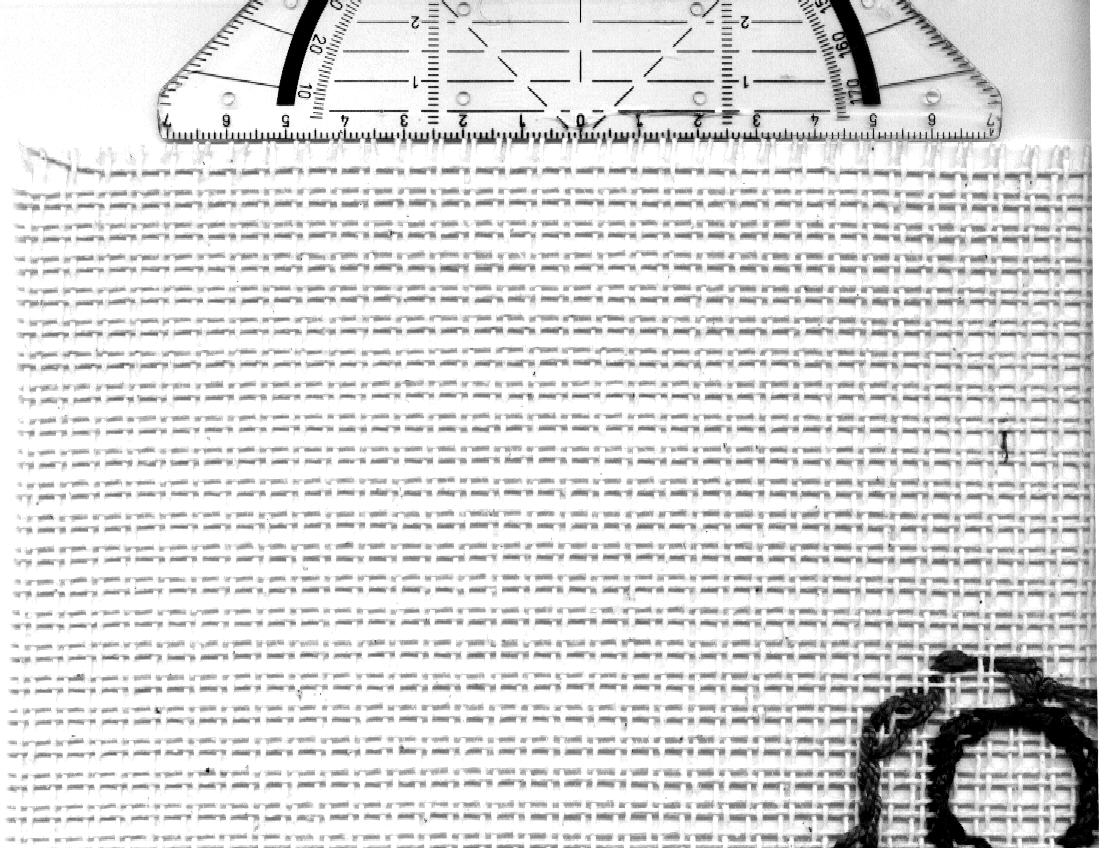
#> input picture data/textur12.png, 1114 x 864 px
$ jupyter execute aufgabe4.ipynb
#> lines starting #> are read from the running program, lines starting #| are printed output that depends on the picture; after the words box and inside, x2 and y2 are one past the last pixel; in counts of white or black regions, pixels touching at a corner belong together
[cell 1]
import cv2
import numpy as np
from matplotlib import pyplot as plt
from matplotlib.colors import LogNorm

def largest_indices(ary, n):
    """Returns the n largest indices from a numpy array."""
    flat = ary.flatten()
    indices = np.argpartition(flat, -n)[-n:]
    indices = indices[np.argsort(-flat[indices])]
    return np.unravel_index(indices, ary.shape)

[cell 2]
orig_img = cv2.imread('data/textur12.png', 0)
#> orig_img is the input picture: shape (864, 1114); min 0, max 255, mean 219.5
plt.imshow(orig_img, cmap='gray')

[cell 3]
scale_img = orig_img[115:155, 500:600]
plt.imshow(scale_img, cmap='gray')

[cell 4]
#mm striche zählen -> 17 striche ->17/100mm/px
px_mm = 17/100
x_px = orig_img.shape[1]
#> x_px = 1114
y_px = orig_img.shape[0]
#> y_px = 864
x_axis_mm = np.arange(0, x_px)*px_mm
#> x_axis_mm = 1114 values from 0 to 189.2
y_axis_mm = np.arange(0, y_px)*px_mm
#> y_axis_mm = 864 values from 0 to 146.7
fig= plt.figure(figsize=(10, 10))
plt.imshow(orig_img, cmap='gray', extent=[x_axis_mm.min(), x_axis_mm.max(),  y_axis_mm.min(), y_axis_mm.max()])
plt.title('Original image with mm scale')

[cell 5]
structure = orig_img[400:601, 400:601]
x_px = structure.shape[1]
#> x_px = 201
y_px = structure.shape[0]
#> y_px = 201
x_axis_mm = np.arange(0, x_px)*px_mm
#> x_axis_mm = 201 values from 0 to 34
y_axis_mm = np.arange(0, y_px)*px_mm
#> y_axis_mm = 201 values from 0 to 34
fig= plt.figure(figsize=(10, 10))
plt.imshow(structure, cmap='gray', extent=[x_axis_mm.min(), x_axis_mm.max(),  y_axis_mm.min(), y_axis_mm.max()])
plt.title('structure crop with mm scale')

[cell 6]
structure_fft = np.fft.fft2(structure)
u = 1/px_mm
x_frq = structure.shape[1]
y_frq = structure.shape[0]
x_axis_frq = np.arange(0, x_frq)*u
y_axis_frq = np.arange(0, x_frq)*u
fig = plt.figure(figsize=(10, 10))
plt.imshow(np.abs(structure_fft ), norm=LogNorm(vmin=5), extent=[x_axis_frq.min(), x_axis_frq.max(),  y_axis_frq.min(), y_axis_frq.max()])

[cell 7]
angle = np.angle(structure_fft)
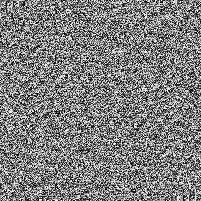
#> angle: shape (201, 201) float64; min -3.14, max 3.14, mean 5.98e-18; drawn with min black and max white
angle_deg = angle * 180 / np.pi
# fig = plt.figure(figsize=(10, 10))
# plt.imshow(angle, cmap='gray')

[cell 8]
bins = 100
delta_phi = np.pi/bins
shift = delta_phi/2
histo = []
#x = -angle.shape[0]/2 : 1 : angle.shape[0]/2
start = -angle.shape[0]/2
stop = angle.shape[0]/2
x = np.arange(start = start, stop = stop, step = 1)
X, Y = np.meshgrid(x, x)
fig = plt.figure(figsize=(10, 15))
fig2 = plt.figure(figsize=(10, 15))
masks = []
nrows= int(np.sqrt(bins)+1)

for i in range(bins):
    ax = fig.add_subplot(nrows, nrows, i+1)
    ax2 = fig2.add_subplot(nrows, nrows, i+1)
    phi = np.arctan2(Y, X)
    mask = np.zeros(shape=(phi.shape[0], phi.shape[1]))
    mask = (phi > (i*delta_phi-shift)) & (phi < (i*delta_phi+shift))
    mask = np.rot90(mask, k=2) | mask
    masks.append(mask)
    ax.imshow(mask)
    ax.set_title(f"mask {i+1}")
    tmp = mask*structure_fft
    area = np.count_nonzero(mask)

    ax2.imshow(abs(tmp), norm=LogNorm(vmin=5))
    ax2.set_title(f"tmp {i+1}")
    sum = np.sum(np.abs(tmp))/area
    histo.append(sum)
#> this loop made 100 passes
#> sum on passes 1 to 12: 1556.4, 1671.7, 1354.6, 1427.2, 1427, 1619.5, 1454.7, 1367.4, 1059.5, 1031.5, 987.1, 1012.4
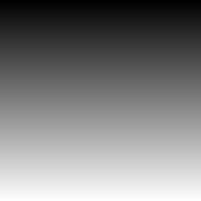
#> Y: shape (201, 201) float64; min -100.5, max 99.5, mean -0.5; drawn with min black and max white
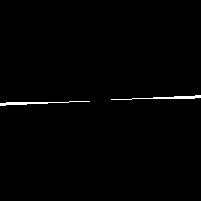
#> mask: shape (201, 201) bool; 0.82% white in thin lines or dots, all inside (x1, y1, x2, y2) = (0, 95, 201, 106)
#> after the loop, histo = 100 values, max 18921.6 at index 25, min 968.2 at index 45, mean 1961; masks = 100 items
    #mask = phi > (i*delta_phi-shift) and phi < (i*delta_phi+shift)

bin_cat = np.arange(0, 180, 180/bins)
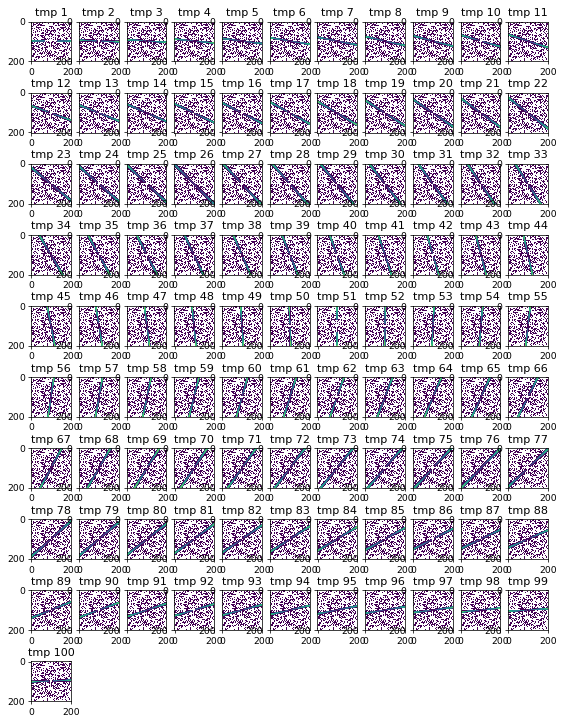
#> figure drawn by matplotlib, 100 panels

[cell 9]
fig3 = plt.bar(bin_cat, histo, width=5)
#> fig3 = 100 items
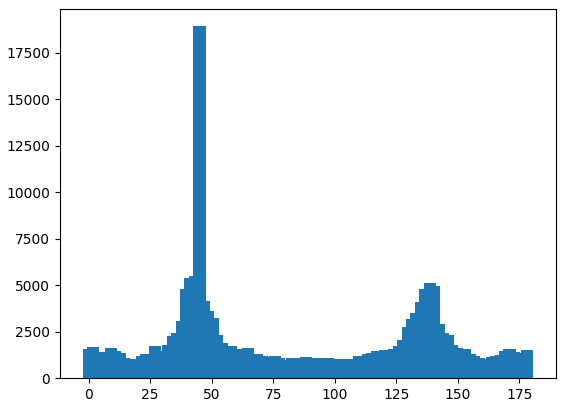
#> figure drawn by matplotlib, 1 panel; tallest bar 18921.6 high, from x = 42.5 to 47.5

Kreisringe

[cell 10]
total_rows, total_cols = structure_fft.shape
bins = 100
nrows= int(np.sqrt(bins)+1)
X, Y = np.ogrid[:total_rows, :total_cols]
center = (int(total_cols/2), int(total_rows/2))
#dist_from_center = (X - total_rows)**2 + (Y - total_cols)**2
dist_from_center = np.sqrt((X - center[0])**2 + (Y-center[1])**2)
r_kreisring = int(np.ceil(structure_fft.shape[0]/(2*bins)))
radi = []
histo = []
fig = plt.figure(figsize=(10, 15))
fig2 = plt.figure(figsize=(10, 15))
masks = []
for i in range(bins):
    ax = fig.add_subplot(nrows, nrows, i+1)
    ax2 = fig2.add_subplot(nrows, nrows, i+1)
    mask = np.zeros(shape=(phi.shape[0], phi.shape[1]))

    if i==0:
        mask = (dist_from_center < (i+1)*r_kreisring)
    else:
        mask = (dist_from_center > (i+1)*r_kreisring) ^ (dist_from_center > (i)*r_kreisring)
    masks.append(mask)
    radi.append((i+1)*r_kreisring)
    area = np.count_nonzero(mask)
    ax.imshow(mask)
    ax.set_title(f"mask {i+1}")
    tmp = mask*structure_fft

    ax2.imshow(abs(tmp), norm=LogNorm(vmin=5))
    ax2.set_title(f"tmp {i+1}")
    sum = np.sum(np.real(tmp))/area
    histo.append(sum)
#> this loop made 100 passes
#> sum on passes 1 to 12: 48.14, 52.16, -18.27, 11.56, -52.77, -22.84, 18.7, 14.27, 1.67, -8.83, -13.84, -19.37
#> mask: shape (201, 201) bool; every value is 0
#> after the loop, histo = 100 items, first 6: 48.14, 52.16, -18.27, 11.56, -52.77, -22.84; radi = 100 values from 2 to 200

[cell 11]
fig3 = plt.bar(radi, histo, width=5)
#> figure, not shown here; tallest bar 395499 high, from x = 139.5 to 144.5

Aufgabe 2 (phase correlation)

[cell 12]
im1 = cv2.imread("data/Uhr_SA2013_05_1{.jpg")
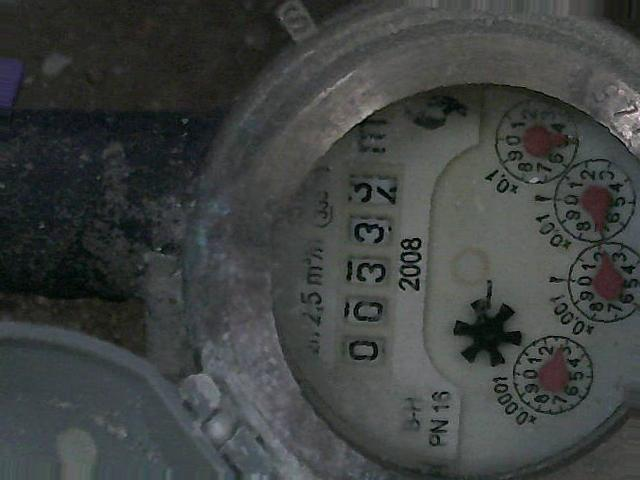
#> input picture data/Uhr_SA2013_05_1{.jpg, 640 x 480 px
#> im1 is the input picture: shape (480, 640, 3); mean B, G, R 64.7, 65.8, 62.5
im2 = cv2.imread("data/Uhr_SA2013_05_1w.jpg")
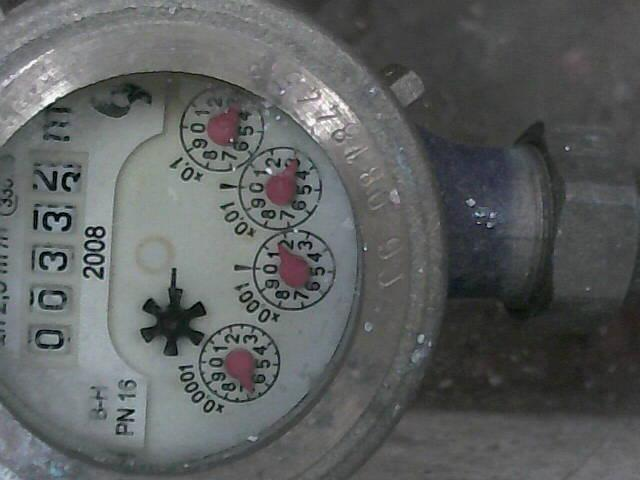
#> input picture data/Uhr_SA2013_05_1w.jpg, 640 x 480 px
#> im2 is the input picture: shape (480, 640, 3); mean B, G, R 95.7, 95.8, 92.9
im3 = cv2.imread("data/Uhr_SA2013_05_1x.jpg")
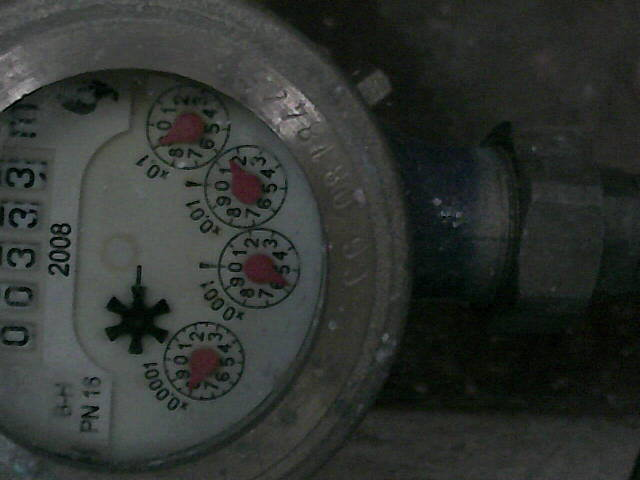
#> input picture data/Uhr_SA2013_05_1x.jpg, 640 x 480 px
#> im3 is the input picture: shape (480, 640, 3); mean B, G, R 48.5, 51.7, 47.9


cv2.imshow("", im1)
cv2.waitKey(0)
cv2.destroyAllWindows()

#Compute the DFTs ˆf and ˆg of f and g.
fft1 = np.fft.fft2(im1[:,:,2])
fft2 = np.fft.fft2(im2[:,:,2])
fft3 = np.fft.fft2(im3[:,:,2])
#Multiply ˆf and ˆg and then divide the result by its modulus (pointwise).
#Call the result xi.
t12 = fft1*np.conj(fft2)
xi12 = t12/abs(t12) #ich glaube das ist mit devide by its modulus gemeint
#Apply the inverse Fourier transform to c to obtain an image “approximating”
#delta -x. Apply reflection???.
cor12 = np.abs(np.fft.ifft2(xi12))
fig = plt.figure(figsize=(10, 10))
plt.imshow(cor12 )

tranlate_y,tranlate_x = np.unravel_index(cor12.argmax(), cor12.shape)
#> tranlate_y = 12; tranlate_x = 315

Aufgabe 2 (richtig?) cross covariance

[cell 13]
im1 = cv2.imread("data/Uhr_SA2013_05_1{.jpg")
im2 = cv2.imread("data/Uhr_SA2013_05_1w.jpg")
im3 = cv2.imread("data/Uhr_SA2013_05_1x.jpg")

#Compute the DFTs ˆf and ˆg of f and g.
fft1 = np.fft.fft2(im1[:,:,2])
fft2 = np.fft.fft2(im2[:,:,2])
fft3 = np.fft.fft2(im3[:,:,2])
#Multiply ˆf and ˆg and then divide the result by its modulus (pointwise).
#Call the result xi.
xi12 = fft1*np.conj(fft2)
#xi12 = t12/abs(t12) #ich glaube das ist mit devide by its modulus gemeint
#Apply the inverse Fourier transform to c to obtain an image “approximating”
#delta -x. Apply reflection???.
cor12 = np.abs(np.fft.ifft2(xi12))
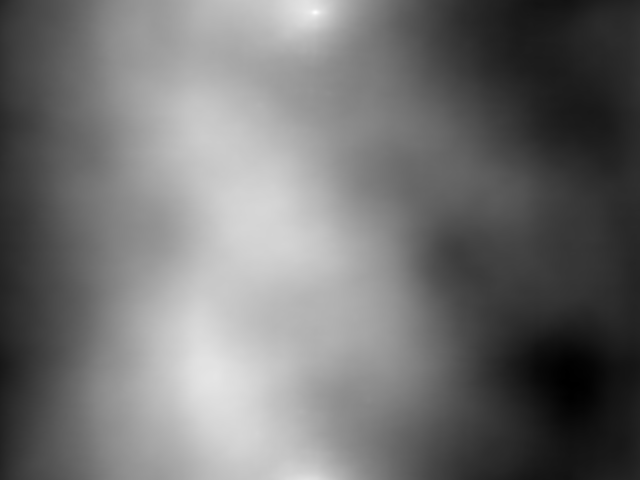
#> cor12: shape (480, 640) float64; min 1.67e+09, max 1.92e+09, mean 1.78e+09; drawn with min black and max white
fig = plt.figure(figsize=(10, 10))
plt.imshow(cor12)

max = np.argmax(cor12, axis=None)
#> max = 7995
i,j = np.unravel_index(cor12.argmax(), cor12.shape)
#> i = 12; j = 315

Aufgabe 3 (phase correlation)

[cell 14]
im1_g = cv2.cvtColor(im1, cv2.COLOR_RGB2GRAY)
im2_g = cv2.cvtColor(im2, cv2.COLOR_BGR2GRAY)
im3_g = cv2.cvtColor(im3, cv2.COLOR_BGR2GRAY)

th, im1_bin = cv2.threshold(im1_g, 50, 255, cv2.THRESH_BINARY_INV)
#> im1_bin: shape (480, 640); 30.7% white; 306 white regions (194 under 20 px), largest, box (x1, y1, x2, y2) and area: (0, 0, 296, 357) 67464, (334, 83, 636, 201) 7217, (453, 285, 522, 367) 2439
th, im2_bin = cv2.threshold(im2_g, 90, 255, cv2.THRESH_BINARY_INV)
#> im2_bin: shape (480, 640); 49.4% white; 274 white regions (178 under 20 px), largest, box (x1, y1, x2, y2) and area: (0, 0, 640, 480) 124881, (0, 70, 266, 207) 9243, (140, 268, 207, 356) 2587
th, im3_bin = cv2.threshold(im3_g, 50, 255, cv2.THRESH_BINARY_INV)
#> im3_bin: shape (480, 640); 54.8% white; 286 black regions (228 under 20 px), largest, box (x1, y1, x2, y2) and area: (0, 0, 406, 461) 123161, (175, 368, 340, 480) 5564, (532, 442, 635, 480) 2069


fig = plt.figure(figsize=(10, 10))
plt.imshow(im3_bin)

Kreisring template

[cell 15]
r = 40
sy, sx = im1_bin.shape
x = np.arange(start = -r, stop = sx-r, step = 1)
y = np.arange(start = -r, stop = sy-r, step = 1)
X, Y = np.meshgrid(x, y)
circ = ((X**2+Y**2) < ((r+1)**2)) & ((X**2+Y**2) > ((r-1)**2))

fig = plt.figure(figsize=(10, 10))
plt.imshow(circ)

phase correlation

[cell 16]
im1_bin_fft = np.fft.fft2(im1_bin)
im2_bin_fft = np.fft.fft2(im2_bin)
im3_bin_fft = np.fft.fft2(im3_bin)
circ_fft = np.fft.fft2(circ)
#> circ: shape (480, 640) bool; 0.15% white in thin lines or dots, all inside (x1, y1, x2, y2) = (0, 0, 81, 81)

t1 = im1_bin_fft * np.conj(circ_fft)
t2 = im2_bin_fft * np.conj(circ_fft)
t3 = im3_bin_fft * np.conj(circ_fft)
xi1 = t1/abs(t1)
xi2 = t2/abs(t2)
xi3 = t3/abs(t3)

phase_cor_1 = np.fft.ifft2(xi1)
phase_cor_2 = np.fft.ifft2(xi2)
phase_cor_3 = np.fft.ifft2(xi3)

phase_cor_1_abs = np.abs(phase_cor_1)
phase_cor_2_abs = np.abs(phase_cor_2)
phase_cor_3_abs = np.abs(phase_cor_3)
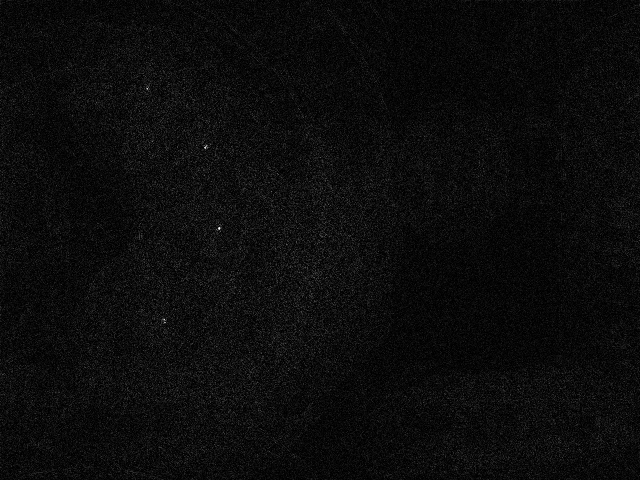
#> phase_cor_3_abs: shape (480, 640) float64; min 4.36e-07, max 0.0285, mean 0.00139; drawn with min black and max white

fig = plt.figure(figsize=(10, 10))
plt.imshow(phase_cor_1_abs)

[cell 17]
idx = largest_indices(phase_cor_1_abs, 5)
#> in largest_indices, `indices = np.argpartition(flat, -n)[-n:]`: indices = [213632, 102954, 103594, 155448, 65776]
#> in largest_indices, `indices = indices[np.argsort(-flat[indices])]`: indices = [65776, 155448, 103594, 102954, 213632]
#> idx = ([102, 242, 161, 160, 333], [496, 568, 554, 554, 512])
xs = idx[1]+r
#> xs = [536, 608, 594, 594, 552]
ys = idx[0]+r
#> ys = [142, 282, 201, 200, 373]

xs = xs.astype(int)
ys = ys.astype(int)
# xs[0] = 100
# ys[0] = 200
for (xs, ys) in zip(xs, ys):
    startpoint1 = (xs-5, ys-5)
    endpoint1 =  (xs+5, ys+5)
    startpoint2 = (xs+5, ys-5)
    endpoint2 =  (xs-5, ys+5)

    # [4 lines of commented-out code are left out]

    thickness = 2
    cv2.line(im1, pt1 = startpoint1 , pt2 = endpoint1, color=(0, 0, 255), thickness=thickness)
    cv2.line(im1, pt1 = startpoint2 , pt2 = endpoint2, color=(0, 0, 255), thickness=thickness)
#> this loop made 5 passes
#> (xs, ys, startpoint1, endpoint1, startpoint2, endpoint2) on passes 1 to 5: (536, 142, (531, 137), (541, 147), (541, 137), (531, 147)), (608, 282, (603, 277), (613, 287), (613, 277), (603, 287)), (594, 201, (589, 196), (599, 206), (599, 196), (589, 206)), (594, 200, (589, 195), (599, 205), (599, 195), (589, 205)), (552, 373, (547, 368), (557, 378), (557, 368), (547, 378))


fig = plt.figure(figsize=(10, 10))
plt.imshow(im1)
cv2.imshow("", im1)
cv2.waitKey(0)
cv2.destroyAllWindows()

[cell 18]
idx = largest_indices(phase_cor_2_abs, 6)
#> idx = ([230, 149, 229, 230, 150, 322], [254, 239, 254, 253, 239, 199])
xs = idx[1]+r
#> xs = [294, 279, 294, 293, 279, 239]
ys = idx[0]+r
#> ys = [270, 189, 269, 270, 190, 362]

xs = xs.astype(int)
ys = ys.astype(int)
# xs[0] = 100
# ys[0] = 200
for (xs, ys) in zip(xs, ys):
    startpoint1 = (xs-5, ys-5)
    endpoint1 =  (xs+5, ys+5)
    startpoint2 = (xs+5, ys-5)
    endpoint2 =  (xs-5, ys+5)

    # [4 lines of commented-out code are left out]

    thickness = 2
    cv2.line(im2, pt1 = startpoint1 , pt2 = endpoint1, color=(0, 0, 255), thickness=thickness)
    cv2.line(im2, pt1 = startpoint2 , pt2 = endpoint2, color=(0, 0, 255), thickness=thickness)
#> this loop made 6 passes
#> (xs, ys, startpoint1, endpoint1, startpoint2, endpoint2) on passes 1 to 6: (294, 270, (289, 265), (299, 275), (299, 265), (289, 275)), (279, 189, (274, 184), (284, 194), (284, 184), (274, 194)), (294, 269, (289, 264), (299, 274), (299, 264), (289, 274)), (293, 270, (288, 265), (298, 275), (298, 265), (288, 275)), (279, 190, (274, 185), (284, 195), (284, 185), (274, 195)), (239, 362, (234, 357), (244, 367), (244, 357), (234, 367))


fig = plt.figure(figsize=(10, 10))
plt.imshow(im2)
cv2.imshow("", im2)
cv2.waitKey(0)
cv2.destroyAllWindows()

[cell 19]
idx = largest_indices(phase_cor_3_abs, 4)
#> idx = ([228, 227, 228, 147], [219, 219, 218, 205])
xs = idx[1]+r
#> xs = [259, 259, 258, 245]
ys = idx[0]+r
#> ys = [268, 267, 268, 187]

xs = xs.astype(int)
ys = ys.astype(int)
# xs[0] = 100
# ys[0] = 200
for (xs, ys) in zip(xs, ys):
    startpoint1 = (xs-5, ys-5)
    endpoint1 =  (xs+5, ys+5)
    startpoint2 = (xs+5, ys-5)
    endpoint2 =  (xs-5, ys+5)

    # [4 lines of commented-out code are left out]

    thickness = 2
    cv2.line(im3, pt1 = startpoint1 , pt2 = endpoint1, color=(0, 0, 255), thickness=thickness)
    cv2.line(im3, pt1 = startpoint2 , pt2 = endpoint2, color=(0, 0, 255), thickness=thickness)
#> this loop made 4 passes
#> (xs, ys, startpoint1, endpoint1, startpoint2, endpoint2) on passes 1, 2, 4: (259, 268, (254, 263), (264, 273), (264, 263), (254, 273)), (259, 267, (254, 262), (264, 272), (264, 262), (254, 272)), (245, 187, (240, 182), (250, 192), (250, 182), (240, 192))
#> (xs, ys, startpoint1, endpoint1, endpoint2) on pass 3: (258, 268, (253, 263), (263, 273), (253, 273))


fig = plt.figure(figsize=(10, 10))
plt.imshow(im3)
cv2.imshow("", im3)
cv2.waitKey(0)
cv2.destroyAllWindows()
